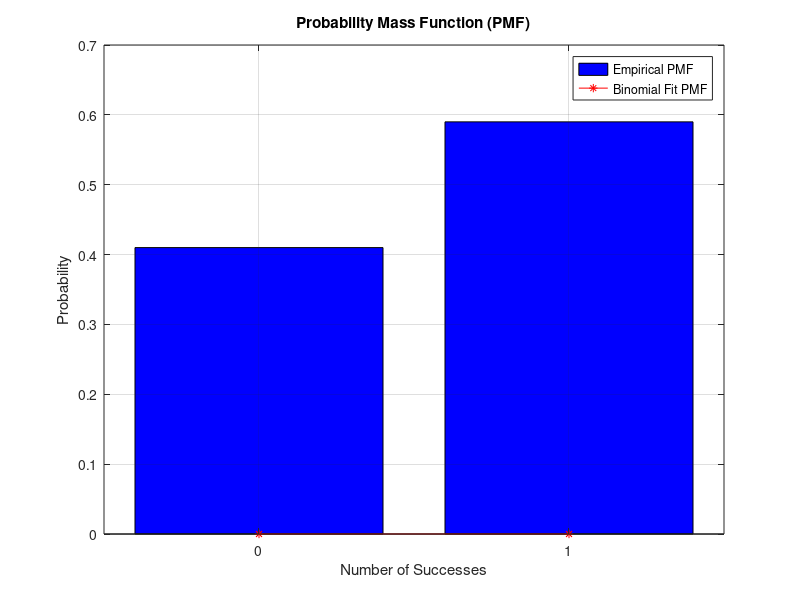

Write MATLAB code to recreate this figure.
% Step 1: Generate Trial Data
% For example, let's generate 100 trial results where each trial is represented by either 0 (fail) or 1 (pass)
num_trials = 100;
trial_results = randi([0, 1], 1, num_trials); % Generating random trial results

% Step 2: Calculate Probability Mass Function (PMF)
pmf = hist(trial_results, unique(trial_results)) / num_trials;

% Step 3: Overlay Best Fit PMFs
% You can fit different probability distributions such as binomial, normal, etc., and overlay their PMFs for comparison.
% Here's an example of fitting a binomial distribution to the trial data:
p_hat = mean(trial_results); % Estimate the probability of success (pass)
x_values = 0:1;
binomial_pmf = binopdf(x_values, num_trials, p_hat); % Calculate the PMF of the binomial distribution

% Plotting
figure;
bar(x_values, pmf, 'b', 'DisplayName', 'Empirical PMF');
hold on;
plot(x_values, binomial_pmf, 'r-*', 'DisplayName', 'Binomial Fit PMF');
xlabel('Number of Successes');
ylabel('Probability');
title('Probability Mass Function (PMF)');
legend('show');
grid on;
